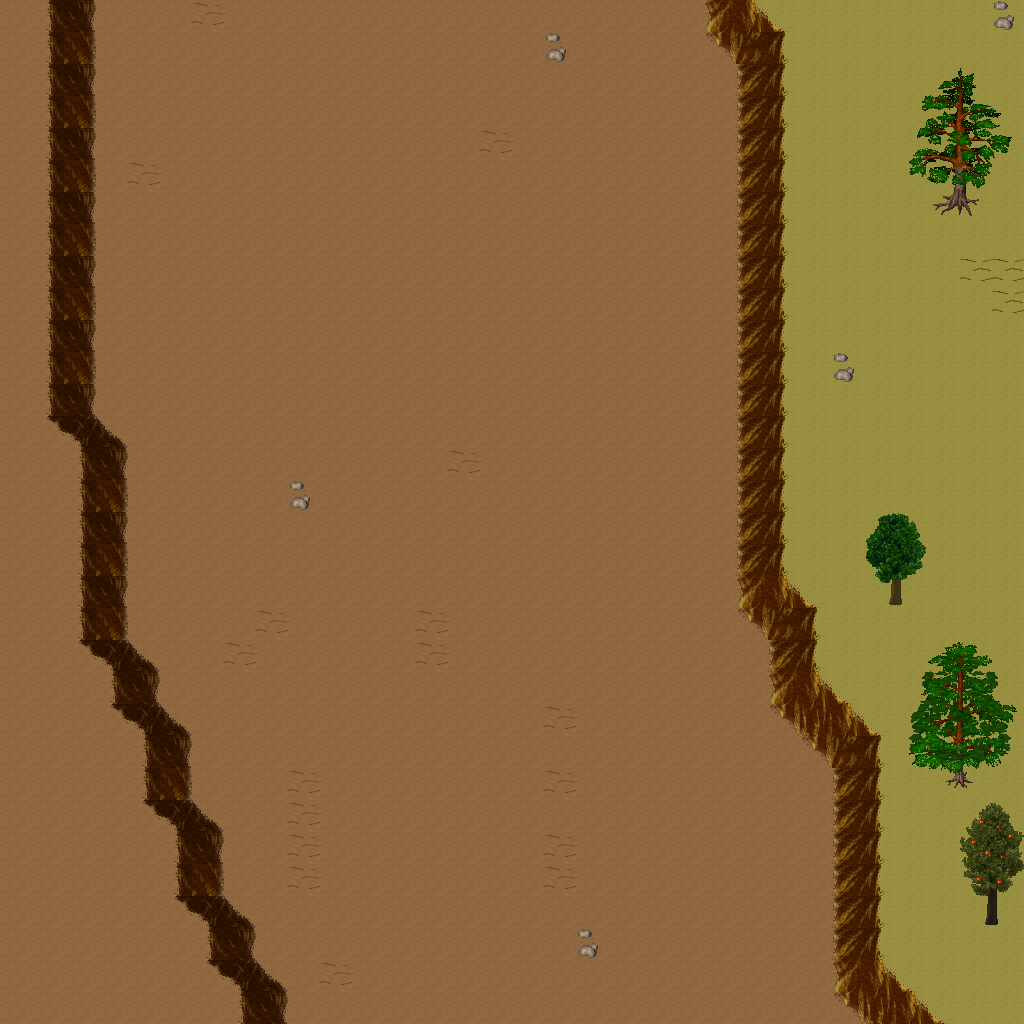

A 2D game scene composited from a Tiled map and its tileset images. What follows is a short description and the map's XML, with each tile layer's data collapsed to a summary:
An orthogonal 32x32 tile map with 32x32 px tiles, 5 tile layers (Ground, Objects, Objects2, Above, ...), 1 hidden layer not drawn, 34 tilesets.

<map version="1.10" tiledversion="1.11.0" orientation="orthogonal" renderorder="right-down" width="32" height="32" tilewidth="32" tileheight="32" infinite="0" nextlayerid="11" nextobjectid="1">
 <tileset firstgid="1" name="ground_ground" tilewidth="32" tileheight="32" tilecount="33" columns="3">
  <image source="../drawable/ground_ground.png" width="96" height="352" />
 </tileset>
 <tileset firstgid="34" name="ground_rock_pebbles" tilewidth="32" tileheight="32" tilecount="3" columns="1">
  <image source="../drawable/ground_rock_pebbles.png" width="32" height="96" />
 </tileset>
 <tileset firstgid="37" name="ground_grass_edges" tilewidth="32" tileheight="32" tilecount="36" columns="12">
  <image source="../drawable/ground_grass_edges.png" width="384" height="96" />
 </tileset>
 <tileset firstgid="73" name="plant_flower_daisy_white" tilewidth="32" tileheight="32" tilecount="8" columns="2">
  <image source="../drawable/plant_flower_daisy_white.png" width="64" height="128" />
 </tileset>
 <tileset firstgid="81" name="ground_ridge_earth_dark" tilewidth="32" tileheight="32" tilecount="96" columns="12">
  <image source="../drawable/ground_ridge_earth_dark.png" width="384" height="256" />
 </tileset>
 <tileset firstgid="177" name="plant_grasses" tilewidth="32" tileheight="32" tilecount="6" columns="3">
  <image source="../drawable/plant_grasses.png" width="96" height="64" />
 </tileset>
 <tileset firstgid="183" name="ground_earth_edges" tilewidth="32" tileheight="32" tilecount="18" columns="6">
  <image source="../drawable/ground_earth_edges.png" width="192" height="96" />
 </tileset>
 <tileset firstgid="201" name="item_statue_green_stone_3" tilewidth="32" tileheight="32" tilecount="3" columns="1">
  <image source="../drawable/item_statue_green_stone_3.png" width="32" height="96" />
 </tileset>
 <tileset firstgid="204" name="ground_rock_rocks_2" tilewidth="32" tileheight="32" tilecount="4" columns="2">
  <image source="../drawable/ground_rock_rocks_2.png" width="64" height="64" />
 </tileset>
 <tileset firstgid="208" name="item_corpse_huge_animal" tilewidth="32" tileheight="32" tilecount="16" columns="2">
  <image source="../drawable/item_corpse_huge_animal.png" width="64" height="256" />
 </tileset>
 <tileset firstgid="224" name="item_statue_green_stone" tilewidth="32" tileheight="32" tilecount="12" columns="4">
  <image source="../drawable/item_statue_green_stone.png" width="128" height="96" />
 </tileset>
 <tileset firstgid="236" name="logic_creature_animal" tilewidth="32" tileheight="32" tilecount="32" columns="8">
  <image source="../drawable/logic_creature_animal.png" width="256" height="128" />
 </tileset>
 <tileset firstgid="268" name="logic_collision" tilewidth="32" tileheight="32" tilecount="1" columns="1">
  <image source="../drawable/logic_collision.png" width="32" height="32" />
 </tileset>
 <tileset firstgid="269" name="plant_tree_taller_trees" tilewidth="32" tileheight="32" tilecount="32" columns="8">
  <image source="../drawable/plant_tree_taller_trees.png" width="256" height="128" />
 </tileset>
 <tileset firstgid="301" name="plant_tree_spruce" tilewidth="32" tileheight="32" tilecount="6" columns="2">
  <image source="../drawable/plant_tree_spruce.png" width="64" height="96" />
 </tileset>
 <tileset firstgid="307" name="plant_bush_bush_mult_colored" tilewidth="32" tileheight="32" tilecount="6" columns="3">
  <image source="../drawable/plant_bush_bush_mult_colored.png" width="96" height="64" />
 </tileset>
 <tileset firstgid="313" name="plant_bush_bush_pinks" tilewidth="32" tileheight="32" tilecount="4" columns="2">
  <image source="../drawable/plant_bush_bush_pinks.png" width="64" height="64" />
 </tileset>
 <tileset firstgid="317" name="plant_flower_flower_bed_1" tilewidth="32" tileheight="32" tilecount="35" columns="7">
  <image source="../drawable/plant_flower_flower_bed_1.png" width="224" height="160" />
 </tileset>
 <tileset firstgid="352" name="plant_flower_small_flower_bed" tilewidth="32" tileheight="32" tilecount="12" columns="3">
  <image source="../drawable/plant_flower_small_flower_bed.png" width="96" height="128" />
 </tileset>
 <tileset firstgid="364" name="plant_flower_small_flower_bed_2" tilewidth="32" tileheight="32" tilecount="12" columns="3">
  <image source="../drawable/plant_flower_small_flower_bed_2.png" width="96" height="128" />
 </tileset>
 <tileset firstgid="376" name="furniture_chair_bench_wooden" tilewidth="32" tileheight="32" tilecount="8" columns="2">
  <image source="../drawable/furniture_chair_bench_wooden.png" width="64" height="128" />
 </tileset>
 <tileset firstgid="384" name="building_decoration_pool" tilewidth="32" tileheight="32" tilecount="9" columns="3">
  <image source="../drawable/building_decoration_pool.png" width="96" height="96" />
 </tileset>
 <tileset firstgid="393" name="building_decoration_stone_details" tilewidth="32" tileheight="32" tilecount="4" columns="2">
  <image source="../drawable/building_decoration_stone_details.png" width="64" height="64" />
 </tileset>
 <tileset firstgid="397" name="building_decoration_orbpedestal" tilewidth="32" tileheight="32" tilecount="2" columns="1">
  <image source="../drawable/building_decoration_orbpedestal.png" width="32" height="64" />
 </tileset>
 <tileset firstgid="399" name="object_birds" tilewidth="32" tileheight="32" tilecount="4" columns="2">
  <image source="../drawable/object_birds.png" width="64" height="64" />
 </tileset>
 <tileset firstgid="403" name="building_gazebo" tilewidth="32" tileheight="32" tilecount="21" columns="3">
  <image source="../drawable/building_gazebo.png" width="96" height="224" />
 </tileset>
 <tileset firstgid="424" name="ground_green_paving" tilewidth="32" tileheight="32" tilecount="18" columns="3">
  <image source="../drawable/ground_green_paving.png" width="96" height="192" />
 </tileset>
 <tileset firstgid="442" name="plant_tree_pine_tree" tilewidth="32" tileheight="32" tilecount="20" columns="4">
  <image source="../drawable/plant_tree_pine_tree.png" width="128" height="160" />
 </tileset>
 <tileset firstgid="462" name="plant_tree_pine_tree_1" tilewidth="32" tileheight="32" tilecount="20" columns="4">
  <image source="../drawable/plant_tree_pine_tree_1.png" width="128" height="160" />
 </tileset>
 <tileset firstgid="482" name="plant_tree_cherry_blossom_tree" tilewidth="32" tileheight="32" tilecount="9" columns="3">
  <image source="../drawable/plant_tree_cherry_blossom_tree.png" width="96" height="96" />
 </tileset>
 <tileset firstgid="491" name="logic_item_fruits" tilewidth="32" tileheight="32" tilecount="16" columns="8">
  <image source="../drawable/logic_item_fruits.png" width="256" height="64" />
 </tileset>
 <tileset firstgid="507" name="plant_bushes_and_trees" tilewidth="32" tileheight="32" tilecount="144" columns="16">
  <image source="../drawable/plant_bushes_and_trees.png" width="512" height="289" />
 </tileset>
 <tileset firstgid="651" name="plant_bush_leafy" tilewidth="32" tileheight="32" tilecount="48" columns="8">
  <image source="../drawable/plant_bush_leafy.png" width="256" height="192" />
 </tileset>
 <tileset firstgid="699" name="plant_bush_flowering" tilewidth="32" tileheight="32" tilecount="72" columns="8">
  <image source="../drawable/plant_bush_flowering.png" width="256" height="288" />
 </tileset>
 <layer id="1" name="Ground" width="32" height="32">
  <data>[1024 cells, 1024 non-empty, 2 distinct tile ids]</data>
 </layer>
 <layer id="2" name="Objects" width="32" height="32">
  <data>[1024 cells, 178 non-empty, 24 distinct tile ids]</data>
 </layer>
 <layer id="3" name="Objects2" width="32" height="32">
  <data>[1024 cells, 0 non-empty, 0 distinct tile ids]</data>
 </layer>
 <layer id="4" name="Above" width="32" height="32">
  <data>[1024 cells, 41 non-empty, 41 distinct tile ids]</data>
 </layer>
 <layer id="5" name="Above2" width="32" height="32">
  <data>[1024 cells, 0 non-empty, 0 distinct tile ids]</data>
 </layer>
 <layer id="6" name="Walkable" width="32" height="32" visible="0">
  <data>[1024 cells, 147 non-empty, 1 distinct tile ids]</data>
 </layer>
 <objectgroup id="7" name="Mapevents" />
 <objectgroup id="8" name="Spawn" />
 <objectgroup id="9" name="Keys" />
 <objectgroup id="10" name="Replace" />
</map>
